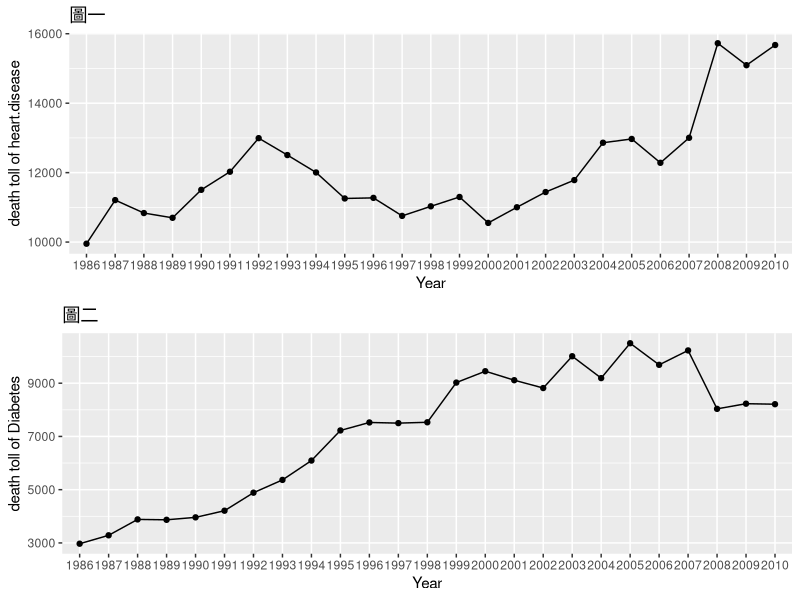
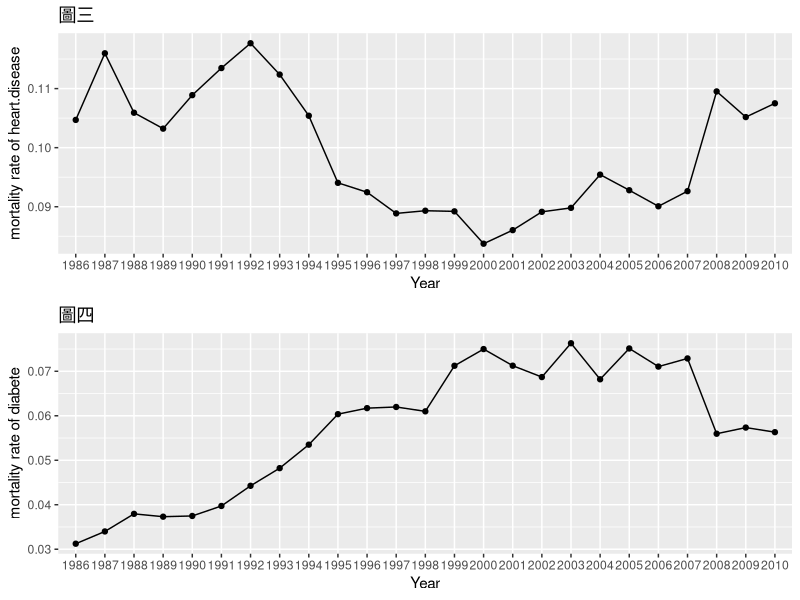
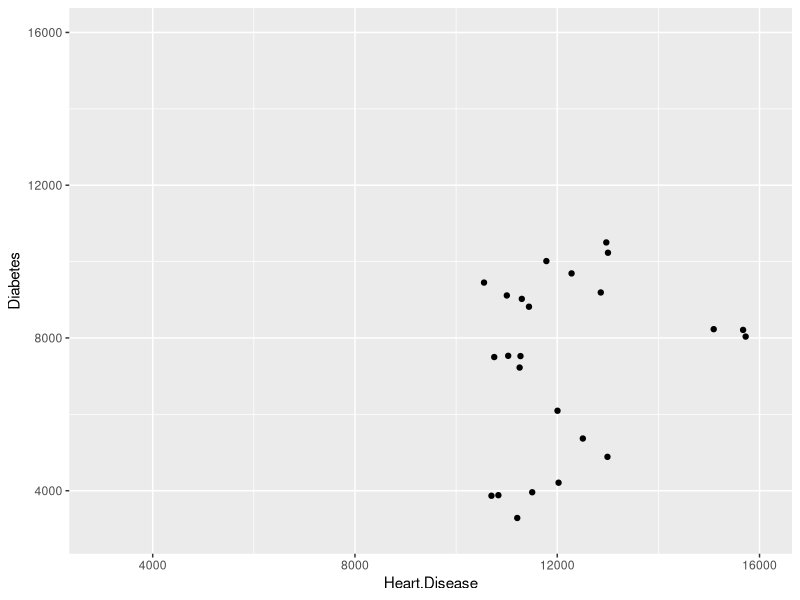
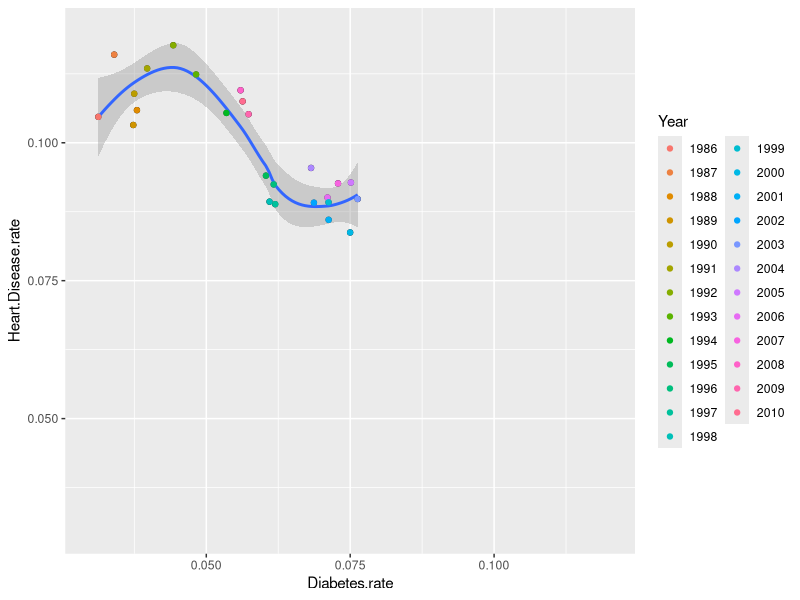
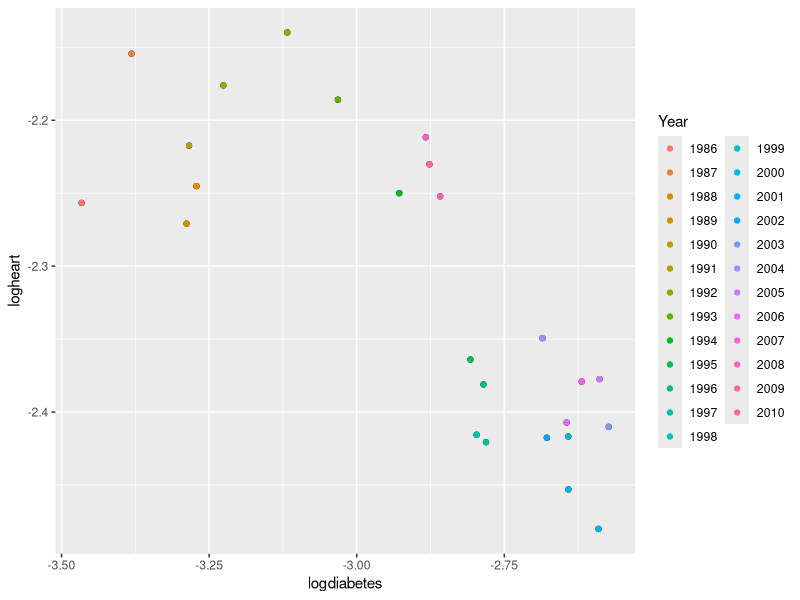

Here is the R script that generated these plots, in order:
## ---- chunk 1
multiplot <- function(..., plotlist=NULL, file, cols=1, layout=NULL) { 
  library(grid) 
 
  # Make a list from the ... arguments and plotlist 
  plots <- c(list(...), plotlist) 
 
  numPlots = length(plots) 
 
  # If layout is NULL, then use 'cols' to determine layout 
  if (is.null(layout)) { 
    # Make the panel 
    # ncol: Number of columns of plots 
    # nrow: Number of rows needed, calculated from # of cols 
    layout <- matrix(seq(1, cols * ceiling(numPlots/cols)), 
                    ncol = cols, nrow = ceiling(numPlots/cols)) 
  } 
 
 if (numPlots==1) { 
    print(plots[[1]]) 
 
  } else { 
    # Set up the page 
    grid.newpage() 
    pushViewport(viewport(layout = grid.layout(nrow(layout), ncol(layout)))) 
 
    # Make each plot, in the correct location 
    for (i in 1:numPlots) { 
      # Get the i,j matrix positions of the regions that contain this subplot 
      matchidx <- as.data.frame(which(layout == i, arr.ind = TRUE)) 
 
      print(plots[[i]], vp = viewport(layout.pos.row = matchidx$row, 
                                      layout.pos.col = matchidx$col)) 
    } 
  } 
} 
library(dplyr)
library(ggplot2)
data = read.csv("Death.csv", header = T, sep = ",")
data$Year = factor(data$Year)
data$Heart.Disease = data$Heart.Disease
data$Diabetes = data$Diabetes
p3=qplot(Year,Heart.Disease,data = data,ylab = "death toll of heart.disease",group = 1)+geom_line()+ggtitle("圖一")
p4=qplot(Year,Diabetes, data = data,ylab = "death toll of Diabetes",group = 1)+geom_line()+ggtitle("圖二")
multiplot(p3,p4)
## ---- chunk 2
data = read.csv("Death.csv", header = T, sep = ",")
data$Year = factor(data$Year)
data$Heart.Disease.rate = data$Heart.Disease/data$Death
data$Diabetes.rate = data$Diabetes/data$Death
p1=qplot(Year,Heart.Disease.rate,data = data,group = 1,ylab ="mortality rate of heart.disease")+geom_line()+ggtitle("圖三")
p2=qplot(Year,Diabetes.rate,data = data,group = 1,ylab ="mortality rate of diabete")+geom_line()+ggtitle("圖四")
multiplot(p1,p2)
## ---- chunk 3
data = read.csv("Death.csv", header = T, sep = ",")
data$Year = factor(data$Year)
fatdata = select(data, Heart.Disease, Diabetes)
qplot(Heart.Disease, Diabetes, data = data)+scale_x_continuous(limit =c(3000,16000))+scale_y_continuous(limit = c(3000,16000))
## ---- chunk 4
data = read.csv("Death.csv", header = T, sep = ",")
data$Year = factor(data$Year)
data$Heart.Disease.rate = data$Heart.Disease/data$Death
data$Diabetes.rate = data$Diabetes/data$Death
qplot(Diabetes.rate,data = data,Heart.Disease.rate)+geom_smooth()+ geom_point(aes(colour = Year))+scale_x_continuous(limit = c(0.03,0.12))+scale_y_continuous(limit = c(0.03,0.12))
data$logheart = log(data$Heart.Disease.rate)
data$logdiabetes = log(data$Diabetes.rate)
qplot(logdiabetes,logheart,data = data) + geom_point(aes(colour = Year))
